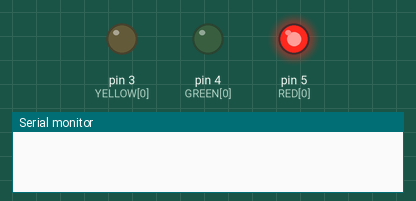
A sketch run on a simulated Arduino Uno, built with avr-gcc and run on an emulated ATmega328P. Shown: output pins drawn as LEDs (lit = HIGH), the last lines printed to the serial monitor.

Above: at 0.5 s.
At 2.4 s:
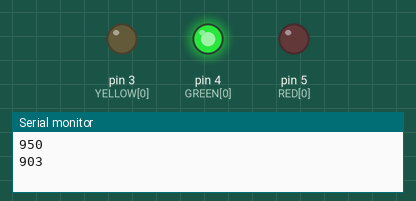
At 23.7 s:
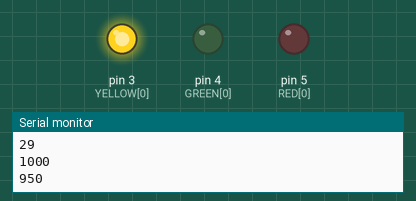
Timing chart, 0 to 29.0 s (numbered marks = the images above):
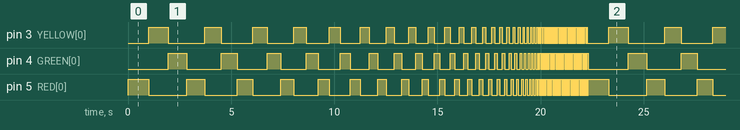

The sketch:

Freak_3_LED.ino
```cpp
int GREEN[2] = {4, 0};
int YELLOW[2] = {3, 0};
int RED[2] = {5, 1};
int TEMPOMIN = 30;
int TEMPOMAX = 1000;
int DECREMENT = 100;
int TEMPO;
int currentStep = 0;
boolean lock = false;
int lockCount = 0;
int lockMax = 70;

void setup(){
  Serial.begin(9600);
  pinMode(GREEN[0], OUTPUT);
  pinMode(YELLOW[0], OUTPUT);
  pinMode(RED[0], OUTPUT);

  TEMPO = TEMPOMAX;

  //analogWrite(PINO, 0-255);
}

void loop(){
  //delay(100);
  //return;

  digitalWrite(GREEN[0], GREEN[1]);
  digitalWrite(YELLOW[0], YELLOW[1]);
  digitalWrite(RED[0], RED[1]);
  delay(TEMPO);
  nextStep();
  //tempo em porcetagem a tirar (somente valor inteiro)
  int TEMPO_MENOS_5_PERC = int(TEMPO * 0.05); //5% do TEMPO
  if(TEMPO_MENOS_5_PERC == 0){
    TEMPO_MENOS_5_PERC = 1;
  }
  if(TEMPO < TEMPOMIN){
    if(lockCount > lockMax){
      lockCount = 0;
      TEMPO = TEMPOMAX;
    }else{
      lockCount++;
      //TEMPO = TEMPOMIN;
    }
  }else{
    TEMPO = TEMPO - TEMPO_MENOS_5_PERC;
  }
  Serial.println(TEMPO);
}

void nextStep(){
  if(currentStep == 0){
    GREEN[1] = 0;
    YELLOW[1] = 1;
    RED[1] = 0;
    currentStep++;
  }
  else if(currentStep == 1){
    GREEN[1] = 1;
    YELLOW[1] = 0;
    RED[1] = 0;
    currentStep++;
  }
  else
  {
    GREEN[1] = 0;
    YELLOW[1] = 0;
    RED[1] = 1;
    currentStep = 0;
  }


}
```

Measured:
- by itself, pin 3 (YELLOW[0]), pin 4 (GREEN[0]), pin 5 (RED[0]): moves between LOW and HIGH, repeating every 22.3 s
- by itself, everything shown: repeats every 22.3 s, in 75 steps
